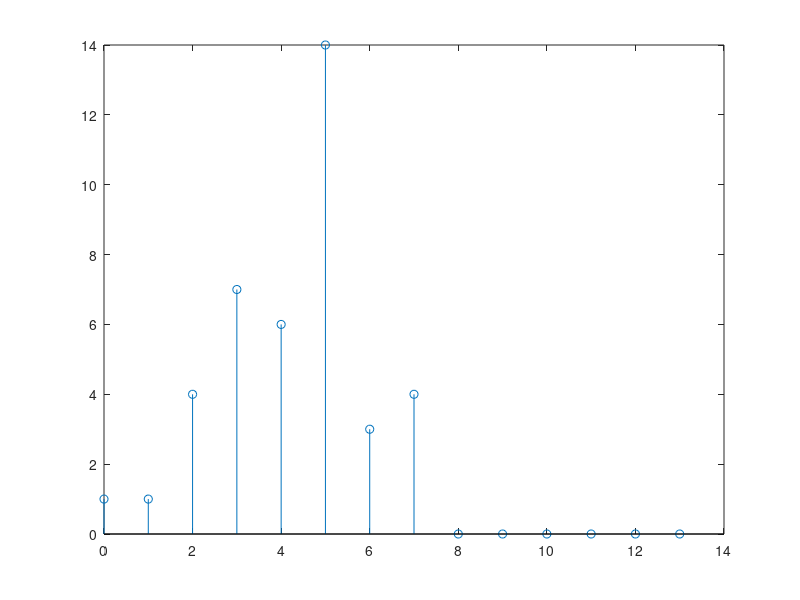

Write the MATLAB code that produced this figure. (Note: this script raises an error after producing the figure.)
% Problem 2.4(f)

x1 = [1 1 1 1 0 0 0 0 0 0];
nx1 = 0:1:9;

h1 = [1 -1 3 0 1];
h2 = [0 2 5 4 -1];
nh1 = 0:1:4;

w = x1.*(nx1+1);
hw = nx1;

yf1 = conv(w, h1);
nyf1 = (hw(1)+nh1(1)):1:(hw(end)+nh1(end));

hf1 = [1 0 0 0 0].*[1 2 3 4 5];
nhf1 = 0:1:4;

hf2 = h1;
nhf2 = nh1;

hseries = conv(hf1, hf2);
nhseries = (nhf1(1)+nhf2(1)):1:(nhf1(end)+nhf2(end));

yf2 = conv(x1, hseries);
nyf2 = (x1(1)+nhseries(1)):1:(x1(end)+nhseries(end));

figure;
stem(nyf1, yf1);
stem(nyf2, yf2);



